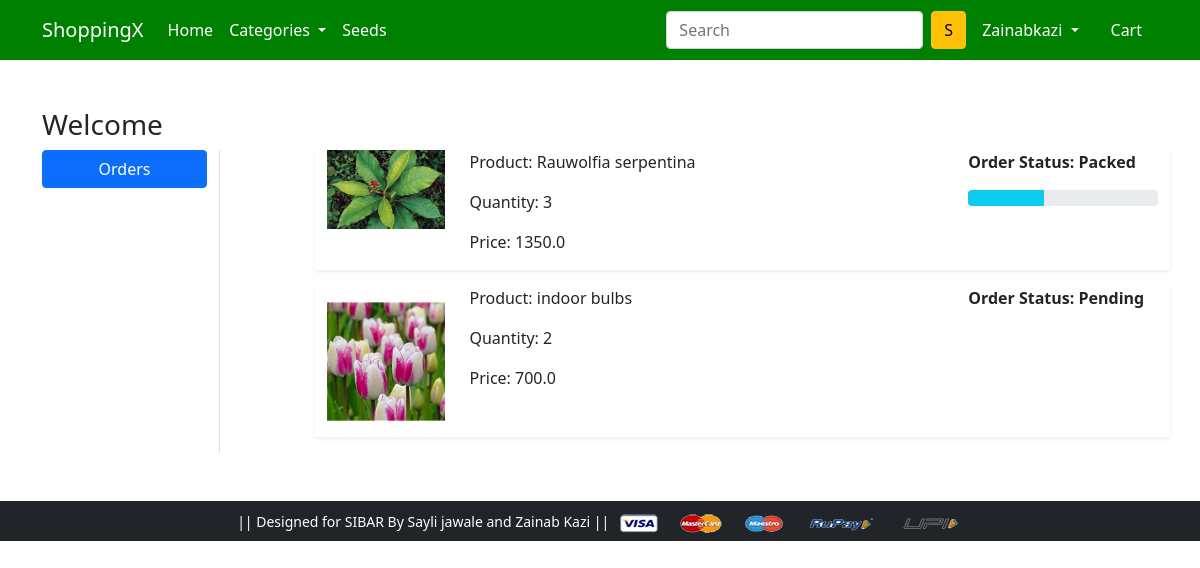
/orders/ (signed in), run on the app's committed database.
### app/models.py (models this page shows, shortened)
class OrderPlaced(models.Model):
 user = models.ForeignKey(User, on_delete=models.CASCADE)
 customer = models.ForeignKey(Customer, on_delete=models.CASCADE)
 product = models.ForeignKey(Product, on_delete=models.CASCADE)
 quantity = models.PositiveIntegerField(default=1)
 ordered_date = models.DateTimeField(auto_now_add=True)
 status = models.CharField(max_length=50,choices=STATUS_CHOICES,default='Pending')
 @property
 def total_cost(self):
   return self.quantity * self.product.discounted_price

class Product(models.Model):
 title = models.CharField(max_length=100)
 selling_price = models.FloatField()
 discounted_price = models.FloatField()
 description = models.TextField()
 brand = models.CharField(max_length=100)
 category = models.CharField( choices=CATEGORY_CHOICES, max_length=2)
 product_image = models.ImageField(upload_to='productimg')

### app/views.py (the view)
# urls.py: path('orders/', views.orders, name='orders'),
@login_required
def orders(request):
	op = OrderPlaced.objects.filter(user=request.user)
	return render(request, 'app/orders.html', {'order_placed':op})

### app/templates/app/orders.html (shortened to what this page needs)
{% extends 'app/base.html' %}
{% load static %}
{% block main-content %}
<div class="container my-5">
 <div class="row">
 <h3>Welcome </h3>
  <div class="col-sm-2 border-end">
   <ul class="list-unstyled">
    <li class="d-grid"><a href="{% url 'orders' %}" class="btn btn-primary">Orders</a></li>
   </ul>
  </div>
  <div class="col-sm-9 offset-sm-1">
   <div class="row">
    {% for op in order_placed %}
     <div class="col-sm-12">
      <div class="row shadow-sm mb-3">
       <div class="col-sm-2"><img src="{{op.product.product_image.url}}" alt="" srcset="" class="img-fluid" height="150" width="150"></div>
       <div class="col-sm-7">
        <p>Product: {{op.product.title}}</p>
        <p>Quantity: {{op.quantity}}</p>
        <p>Price: {{op.total_cost}}</p>
       </div>
       <div class="col-sm-3 fw-bold">
        <p>Order Status: {{op.status}}</p>
         {% if op.status == 'Packed' %}
         <div class="progress">
          <div class="progress-bar bg-info" role="progressbar" style="width: 40%" aria-valuenow="40" aria-valuemin="0" aria-valuemax="100"></div>
         </div>
         {% endif %}
        </div>
       </div>
      </div>
     </div>
    {% endfor %}
   </div>
  </div>
{% endblock main-content %}

### app/templates/app/base.html (shortened to what this page needs)
<!doctype html>
{% load static %}
<html lang="en">
  <head>
    <link href="https://cdn.jsdelivr.net/npm/bootstrap@5.0.0-beta1/dist/css/bootstrap.min.css" rel="stylesheet">
    <link rel="stylesheet" href="{% static 'app/css/owl.carousel.min.css' %}">
    <link rel="stylesheet" href="{% static 'app/css/all.min.css' %}">
    <link rel="stylesheet" href="{% static 'app/css/style.css' %}">
  </head>
  <body>
    <nav class="navbar navbar-expand-lg base">
     <div class="container">
       <a class="navbar-brand text-white " href="/">ShoppingX</a>
       <div class="collapse navbar-collapse" id="navbarSupportedContent">
         <ul class="navbar-nav me-auto mb-2 mb-lg-0">
           <li class="nav-item">
             <a class="nav-link active text-white" aria-current="page" href="/">Home</a>
           </li>
           <li class="nav-item dropdown">
             <a class="nav-link dropdown-toggle text-white" href="#" id="electronicsDropdown" role="button" data-bs-toggle="dropdown" aria-expanded="false">
               Categories
             </a>
           </li>
                <a class="nav-link active text-white" aria-current="page" href="{% url 'seeds' %}">Seeds</a>
         </ul>
         <form class="d-flex">
           <input class="form-control me-2" type="search" placeholder="Search" aria-label="Search">
           <button class="btn btn-warning" type="submit">S</button>
         </form>
         <div>
          <ul class="navbar-nav me-auto mb-2 mb-lg-0">
          {% if request.user.is_authenticated %}
           <li class="nav-item dropdown mx-2">
              <a class="nav-link dropdown-toggle text-white" href="#" id="profileDropdown" role="button" data-bs-toggle="dropdown" aria-expanded="false">
                {{request.user.username|capfirst}}
              </a>
            </li>
            <li class="nav-item mx-2">
              <a href="{% url 'showcart' %}" class="nav-link text-white"> Cart </a>
            </li>
            {% endif %}
          </ul>
         </div>
       </div>
     </div>
    </nav>
    {% block main-content %} {% endblock main-content %}
    <footer class="container-fluid bg-dark text-center p-2 mt-5">
        <small class="text-white"> || Designed for SIBAR By Sayli jawale and Zainab Kazi || </small>
        <img src="{% static 'app/images/payment.png' %}" alt="" srcset="" class="img-fluid" height="2px">
    </footer>
  </body>
</html>

### app/templates/app/base.html (style rules this page uses)
.base { color:white; background: green; margin:px; padding:10px; text-align:center; }

### data on the page
OrderPlaced: product.product_image (picture), product "Rauwolfia serpentina", quantity "3", total_cost "1350.0", status "Packed"
OrderPlaced: product.product_image (picture), product "indoor bulbs", quantity "2", total_cost "700.0", status "Pending"

### other printed values
{{ request.user.username|capfirst }} "Zainabkazi"
